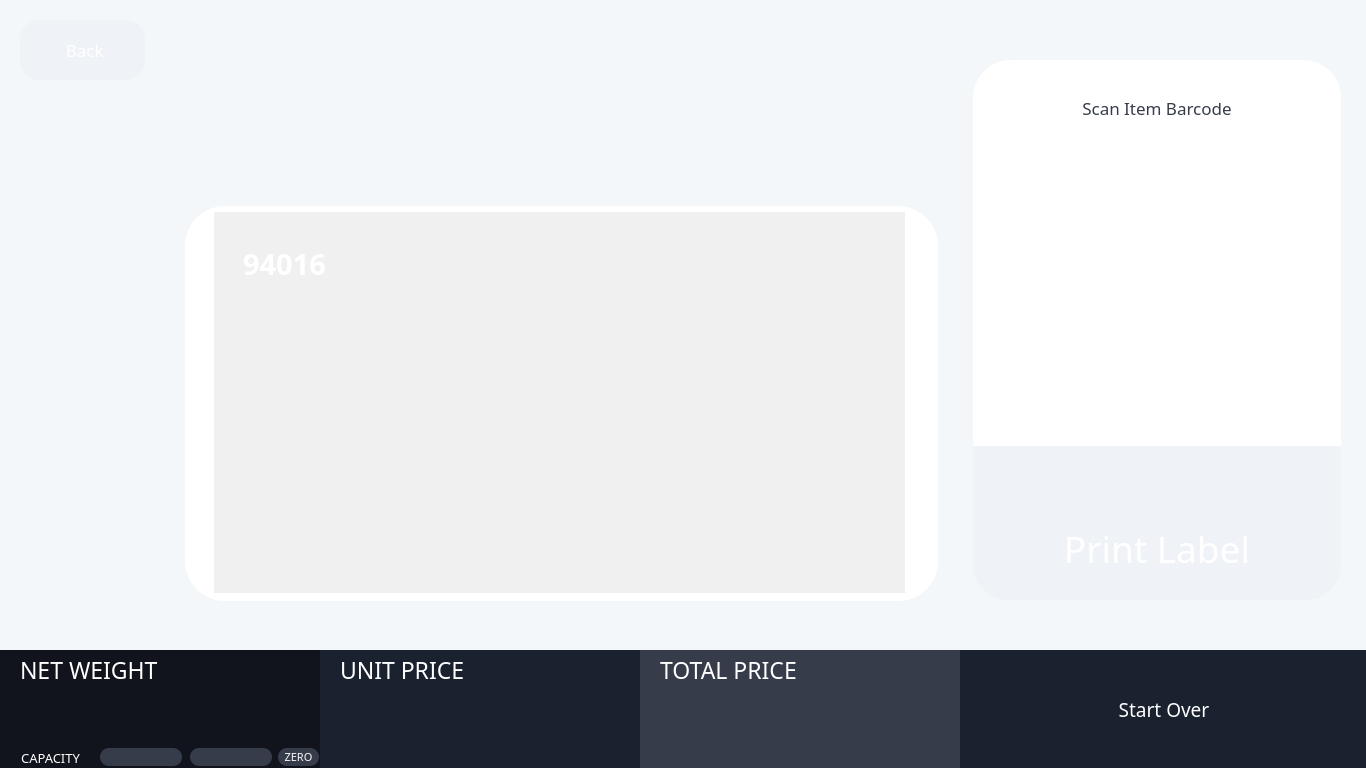
<?xml version="1.0" encoding="UTF-8"?>
<ui version="4.0">
 <class>selfserveRandomWeightG2</class>
 <widget class="QWidget" name="selfserveRandomWeightG2">
  <property name="geometry">
   <rect>
    <x>0</x>
    <y>0</y>
    <width>1366</width>
    <height>768</height>
   </rect>
  </property>
  <property name="sizePolicy">
   <sizepolicy hsizetype="Expanding" vsizetype="Expanding">
    <horstretch>0</horstretch>
    <verstretch>0</verstretch>
   </sizepolicy>
  </property>
  <property name="windowTitle">
   <string>Form</string>
  </property>
  <property name="styleSheet">
   <string notr="true">QWidget#selfserveRandomWeightG2
{
    background-color: rgb(244,247,250);
}</string>
  </property>
  <widget class="QWidget" name="screenContainer" native="true">
   <property name="geometry">
    <rect>
     <x>0</x>
     <y>0</y>
     <width>1366</width>
     <height>768</height>
    </rect>
   </property>
   <property name="styleSheet">
    <string notr="true">QWidget#screenContainer
{
    background-color: rgb(244,247,250);
}</string>
   </property>
   <widget class="QWidget" name="wgtMenuBar" native="true">
    <property name="geometry">
     <rect>
      <x>320</x>
      <y>650</y>
      <width>1046</width>
      <height>118</height>
     </rect>
    </property>
    <property name="sizePolicy">
     <sizepolicy hsizetype="Fixed" vsizetype="Fixed">
      <horstretch>0</horstretch>
      <verstretch>0</verstretch>
     </sizepolicy>
    </property>
    <property name="minimumSize">
     <size>
      <width>1046</width>
      <height>118</height>
     </size>
    </property>
    <property name="maximumSize">
     <size>
      <width>1046</width>
      <height>118</height>
     </size>
    </property>
    <property name="styleSheet">
     <string notr="true">background-color: rgb(25,34,46);</string>
    </property>
    <widget class="QPushButton" name="butStartOver">
     <property name="geometry">
      <rect>
       <x>662</x>
       <y>29</y>
       <width>364</width>
       <height>60</height>
      </rect>
     </property>
     <property name="minimumSize">
      <size>
       <width>364</width>
       <height>60</height>
      </size>
     </property>
     <property name="maximumSize">
      <size>
       <width>364</width>
       <height>60</height>
      </size>
     </property>
     <property name="font">
      <font>
       <family>Poppins SemiBold</family>
       <pointsize>14</pointsize>
      </font>
     </property>
     <property name="styleSheet">
      <string notr="true">QPushButton#butStartOver
{
	background:url(:/images/screens/dark_blue_large_blank.png);
    color: white;
    margin: 0 0 0 0;
    border-style: outset;
    border-radius: 0px;
    border-width: 0px;
}</string>
     </property>
     <property name="text">
      <string>Start Over</string>
     </property>
    </widget>
    <widget class="QWidget" name="wgtUnitPriceBox" native="true">
     <property name="geometry">
      <rect>
       <x>0</x>
       <y>0</y>
       <width>320</width>
       <height>118</height>
      </rect>
     </property>
     <property name="sizePolicy">
      <sizepolicy hsizetype="Fixed" vsizetype="Fixed">
       <horstretch>0</horstretch>
       <verstretch>0</verstretch>
      </sizepolicy>
     </property>
     <property name="minimumSize">
      <size>
       <width>320</width>
       <height>118</height>
      </size>
     </property>
     <property name="maximumSize">
      <size>
       <width>320</width>
       <height>118</height>
      </size>
     </property>
     <property name="styleSheet">
      <string notr="true">background-color: rgb(25,34,46);</string>
     </property>
     <widget class="QLabel" name="lblUnitPriceTitle">
      <property name="geometry">
       <rect>
        <x>20</x>
        <y>7</y>
        <width>211</width>
        <height>25</height>
       </rect>
      </property>
      <property name="font">
       <font>
        <family>Poppins Medium</family>
        <pointsize>17</pointsize>
       </font>
      </property>
      <property name="styleSheet">
       <string notr="true">color: white;</string>
      </property>
      <property name="text">
       <string>UNIT PRICE</string>
      </property>
      <property name="alignment">
       <set>Qt::AlignLeading|Qt::AlignLeft|Qt::AlignVCenter</set>
      </property>
     </widget>
     <widget class="QLabel" name="lblUnitPrice">
      <property name="geometry">
       <rect>
        <x>20</x>
        <y>36</y>
        <width>301</width>
        <height>61</height>
       </rect>
      </property>
      <property name="font">
       <font>
        <family>Poppins</family>
        <pointsize>42</pointsize>
        <weight>75</weight>
        <bold>true</bold>
        <kerning>true</kerning>
       </font>
      </property>
      <property name="styleSheet">
       <string notr="true">color: white;</string>
      </property>
      <property name="text">
       <string notr="true"/>
      </property>
      <property name="textFormat">
       <enum>Qt::AutoText</enum>
      </property>
      <property name="alignment">
       <set>Qt::AlignLeading|Qt::AlignLeft|Qt::AlignVCenter</set>
      </property>
     </widget>
    </widget>
    <widget class="QWidget" name="wgtTotalPriceBox" native="true">
     <property name="geometry">
      <rect>
       <x>320</x>
       <y>0</y>
       <width>320</width>
       <height>118</height>
      </rect>
     </property>
     <property name="sizePolicy">
      <sizepolicy hsizetype="Fixed" vsizetype="Fixed">
       <horstretch>0</horstretch>
       <verstretch>0</verstretch>
      </sizepolicy>
     </property>
     <property name="minimumSize">
      <size>
       <width>320</width>
       <height>118</height>
      </size>
     </property>
     <property name="maximumSize">
      <size>
       <width>320</width>
       <height>118</height>
      </size>
     </property>
     <property name="styleSheet">
      <string notr="true">background-color: rgb(55,60,75);</string>
     </property>
     <widget class="QLabel" name="lblTotalPriceTitle">
      <property name="geometry">
       <rect>
        <x>20</x>
        <y>7</y>
        <width>211</width>
        <height>25</height>
       </rect>
      </property>
      <property name="font">
       <font>
        <family>Poppins Medium</family>
        <pointsize>17</pointsize>
       </font>
      </property>
      <property name="styleSheet">
       <string notr="true">color: white;</string>
      </property>
      <property name="text">
       <string>TOTAL PRICE</string>
      </property>
      <property name="alignment">
       <set>Qt::AlignLeading|Qt::AlignLeft|Qt::AlignVCenter</set>
      </property>
     </widget>
     <widget class="QLabel" name="lblTotalPrice">
      <property name="geometry">
       <rect>
        <x>20</x>
        <y>36</y>
        <width>301</width>
        <height>61</height>
       </rect>
      </property>
      <property name="font">
       <font>
        <family>Poppins</family>
        <pointsize>42</pointsize>
        <weight>75</weight>
        <bold>true</bold>
        <kerning>true</kerning>
       </font>
      </property>
      <property name="styleSheet">
       <string notr="true">color: white;</string>
      </property>
      <property name="text">
       <string notr="true"/>
      </property>
      <property name="textFormat">
       <enum>Qt::AutoText</enum>
      </property>
      <property name="alignment">
       <set>Qt::AlignLeading|Qt::AlignLeft|Qt::AlignVCenter</set>
      </property>
     </widget>
    </widget>
   </widget>
   <widget class="QWidget" name="wgtWeightBox" native="true">
    <property name="geometry">
     <rect>
      <x>0</x>
      <y>650</y>
      <width>320</width>
      <height>118</height>
     </rect>
    </property>
    <property name="sizePolicy">
     <sizepolicy hsizetype="Fixed" vsizetype="Fixed">
      <horstretch>0</horstretch>
      <verstretch>0</verstretch>
     </sizepolicy>
    </property>
    <property name="minimumSize">
     <size>
      <width>320</width>
      <height>118</height>
     </size>
    </property>
    <property name="maximumSize">
     <size>
      <width>320</width>
      <height>118</height>
     </size>
    </property>
    <property name="styleSheet">
     <string notr="true">background-color: rgb(18,20,29);</string>
    </property>
    <widget class="QLabel" name="lblLowRange">
     <property name="geometry">
      <rect>
       <x>100</x>
       <y>98</y>
       <width>82</width>
       <height>18</height>
      </rect>
     </property>
     <property name="minimumSize">
      <size>
       <width>82</width>
       <height>18</height>
      </size>
     </property>
     <property name="maximumSize">
      <size>
       <width>82</width>
       <height>18</height>
      </size>
     </property>
     <property name="font">
      <font>
       <family>Poppins</family>
       <pointsize>8</pointsize>
      </font>
     </property>
     <property name="styleSheet">
      <string notr="true">background-color: rgb(55,60,75);
color: rgb(249,250,251);
border-radius: 9px;</string>
     </property>
     <property name="text">
      <string/>
     </property>
     <property name="alignment">
      <set>Qt::AlignCenter</set>
     </property>
    </widget>
    <widget class="QLabel" name="lblWeightTitle">
     <property name="geometry">
      <rect>
       <x>20</x>
       <y>7</y>
       <width>161</width>
       <height>25</height>
      </rect>
     </property>
     <property name="font">
      <font>
       <family>Poppins Medium</family>
       <pointsize>17</pointsize>
      </font>
     </property>
     <property name="styleSheet">
      <string notr="true">color: white;</string>
     </property>
     <property name="text">
      <string>NET WEIGHT</string>
     </property>
     <property name="alignment">
      <set>Qt::AlignLeading|Qt::AlignLeft|Qt::AlignVCenter</set>
     </property>
    </widget>
    <widget class="QLabel" name="lblCapacity">
     <property name="geometry">
      <rect>
       <x>0</x>
       <y>98</y>
       <width>101</width>
       <height>20</height>
      </rect>
     </property>
     <property name="font">
      <font>
       <family>Poppins</family>
       <pointsize>10</pointsize>
      </font>
     </property>
     <property name="styleSheet">
      <string notr="true">color: white;</string>
     </property>
     <property name="text">
      <string>CAPACITY</string>
     </property>
     <property name="alignment">
      <set>Qt::AlignCenter</set>
     </property>
    </widget>
    <widget class="QLabel" name="lblWeight">
     <property name="geometry">
      <rect>
       <x>20</x>
       <y>36</y>
       <width>301</width>
       <height>61</height>
      </rect>
     </property>
     <property name="font">
      <font>
       <family>Poppins</family>
       <pointsize>42</pointsize>
       <weight>75</weight>
       <bold>true</bold>
       <kerning>true</kerning>
      </font>
     </property>
     <property name="styleSheet">
      <string notr="true">color: white;</string>
     </property>
     <property name="text">
      <string notr="true"/>
     </property>
     <property name="textFormat">
      <enum>Qt::AutoText</enum>
     </property>
     <property name="alignment">
      <set>Qt::AlignLeading|Qt::AlignLeft|Qt::AlignVCenter</set>
     </property>
    </widget>
    <widget class="QLabel" name="lblHighRange">
     <property name="geometry">
      <rect>
       <x>190</x>
       <y>98</y>
       <width>82</width>
       <height>18</height>
      </rect>
     </property>
     <property name="minimumSize">
      <size>
       <width>82</width>
       <height>18</height>
      </size>
     </property>
     <property name="maximumSize">
      <size>
       <width>82</width>
       <height>18</height>
      </size>
     </property>
     <property name="font">
      <font>
       <family>Poppins</family>
       <pointsize>8</pointsize>
      </font>
     </property>
     <property name="styleSheet">
      <string notr="true">border-radius: 9px;
background-color: rgb(55,60,75);
color: rgb(249,250,251);</string>
     </property>
     <property name="text">
      <string/>
     </property>
     <property name="alignment">
      <set>Qt::AlignCenter</set>
     </property>
    </widget>
    <widget class="QLabel" name="lblZero">
     <property name="geometry">
      <rect>
       <x>278</x>
       <y>98</y>
       <width>41</width>
       <height>18</height>
      </rect>
     </property>
     <property name="minimumSize">
      <size>
       <width>41</width>
       <height>18</height>
      </size>
     </property>
     <property name="maximumSize">
      <size>
       <width>41</width>
       <height>18</height>
      </size>
     </property>
     <property name="font">
      <font>
       <family>Poppins</family>
       <pointsize>8</pointsize>
      </font>
     </property>
     <property name="styleSheet">
      <string notr="true">border-radius: 9px;
background-color: rgb(55,60,75);
color: rgb(249,250,251);</string>
     </property>
     <property name="text">
      <string>ZERO</string>
     </property>
     <property name="alignment">
      <set>Qt::AlignCenter</set>
     </property>
    </widget>
    <zorder>lblWeightTitle</zorder>
    <zorder>lblCapacity</zorder>
    <zorder>lblWeight</zorder>
    <zorder>lblHighRange</zorder>
    <zorder>lblZero</zorder>
    <zorder>lblLowRange</zorder>
   </widget>
   <widget class="QWidget" name="wgtPluData" native="true">
    <property name="geometry">
     <rect>
      <x>185</x>
      <y>206</y>
      <width>753</width>
      <height>395</height>
     </rect>
    </property>
    <property name="minimumSize">
     <size>
      <width>753</width>
      <height>395</height>
     </size>
    </property>
    <property name="maximumSize">
     <size>
      <width>753</width>
      <height>450</height>
     </size>
    </property>
    <property name="autoFillBackground">
     <bool>false</bool>
    </property>
    <property name="styleSheet">
     <string notr="true">QWidget#wgtPluData
{
    background-color: rgb(255,255,255);
    color: rgb(25,34,46);
    border-style: solid;
    border-radius: 40px;
}</string>
    </property>
    <widget class="selfServiceItemImage" name="expandedTextArea" native="true">
     <property name="geometry">
      <rect>
       <x>29</x>
       <y>6</y>
       <width>691</width>
       <height>381</height>
      </rect>
     </property>
     <property name="sizePolicy">
      <sizepolicy hsizetype="Expanding" vsizetype="Expanding">
       <horstretch>0</horstretch>
       <verstretch>0</verstretch>
      </sizepolicy>
     </property>
     <property name="palette">
      <palette>
       <active>
        <colorrole role="Base">
         <brush brushstyle="SolidPattern">
          <color alpha="255">
           <red>255</red>
           <green>255</green>
           <blue>255</blue>
          </color>
         </brush>
        </colorrole>
        <colorrole role="Window">
         <brush brushstyle="SolidPattern">
          <color alpha="255">
           <red>240</red>
           <green>240</green>
           <blue>240</blue>
          </color>
         </brush>
        </colorrole>
       </active>
       <inactive>
        <colorrole role="Base">
         <brush brushstyle="SolidPattern">
          <color alpha="255">
           <red>255</red>
           <green>255</green>
           <blue>255</blue>
          </color>
         </brush>
        </colorrole>
        <colorrole role="Window">
         <brush brushstyle="SolidPattern">
          <color alpha="255">
           <red>240</red>
           <green>240</green>
           <blue>240</blue>
          </color>
         </brush>
        </colorrole>
       </inactive>
       <disabled>
        <colorrole role="Base">
         <brush brushstyle="SolidPattern">
          <color alpha="255">
           <red>240</red>
           <green>240</green>
           <blue>240</blue>
          </color>
         </brush>
        </colorrole>
        <colorrole role="Window">
         <brush brushstyle="SolidPattern">
          <color alpha="255">
           <red>240</red>
           <green>240</green>
           <blue>240</blue>
          </color>
         </brush>
        </colorrole>
       </disabled>
      </palette>
     </property>
     <property name="autoFillBackground">
      <bool>true</bool>
     </property>
     <property name="styleSheet">
      <string notr="true">/*background-color:rgb(255,255,255); */</string>
     </property>
    </widget>
    <widget class="QLabel" name="lblPluNum">
     <property name="geometry">
      <rect>
       <x>28</x>
       <y>28</y>
       <width>143</width>
       <height>60</height>
      </rect>
     </property>
     <property name="minimumSize">
      <size>
       <width>143</width>
       <height>60</height>
      </size>
     </property>
     <property name="maximumSize">
      <size>
       <width>143</width>
       <height>60</height>
      </size>
     </property>
     <property name="font">
      <font>
       <family>Poppins</family>
       <pointsize>22</pointsize>
       <weight>75</weight>
       <bold>true</bold>
      </font>
     </property>
     <property name="styleSheet">
      <string notr="true">QLabel#lblPluNum
{
    /*background-color: rgb(183,186,190);*/
    background:url(:/images/screens/plu_num.png);
    color: rgb(255,255,255);
    border-style: solid;
    border-radius: 15px;
    border-width: 0px;
}</string>
     </property>
     <property name="text">
      <string notr="true">94016</string>
     </property>
     <property name="alignment">
      <set>Qt::AlignCenter</set>
     </property>
    </widget>
   </widget>
   <widget class="QWidget" name="wgtScanAndPrint" native="true">
    <property name="geometry">
     <rect>
      <x>973</x>
      <y>60</y>
      <width>368</width>
      <height>540</height>
     </rect>
    </property>
    <property name="minimumSize">
     <size>
      <width>368</width>
      <height>540</height>
     </size>
    </property>
    <property name="maximumSize">
     <size>
      <width>368</width>
      <height>540</height>
     </size>
    </property>
    <property name="autoFillBackground">
     <bool>false</bool>
    </property>
    <property name="styleSheet">
     <string notr="true">QWidget#wgtScanAndPrint
{
    background-color: rgb(255,255,255);
    color: rgb(25,34,46);
    border-style: solid;
    border-radius: 38px;
    /*border-width: 1px;*/
    /*border-color: rgb(255,0,0);*/
}</string>
    </property>
    <widget class="QPushButton" name="butPrint">
     <property name="geometry">
      <rect>
       <x>0</x>
       <y>386</y>
       <width>368</width>
       <height>154</height>
      </rect>
     </property>
     <property name="minimumSize">
      <size>
       <width>368</width>
       <height>154</height>
      </size>
     </property>
     <property name="maximumSize">
      <size>
       <width>368</width>
       <height>154</height>
      </size>
     </property>
     <property name="font">
      <font>
       <family>Poppins Medium</family>
       <pointsize>28</pointsize>
       <weight>50</weight>
       <bold>false</bold>
      </font>
     </property>
     <property name="styleSheet">
      <string notr="true">QPushButton#butPrint
{
	background:url(:/images/screens/print-label-bttn.png);
    background-color: rgb(239,242,246);
    color: rgb(255,255,255);
    border-style: solid;
    border-radius: 0px;
    border-width: 0px;
    /*border-radius: 0px; */
    border-top-left-radius: 0px;
    border-top-right-radius: 0px;
    border-bottom-left-radius: 35px;
    border-bottom-right-radius: 35px;
}</string>
     </property>
     <property name="text">
      <string>
Print Label</string>
     </property>
    </widget>
    <widget class="QLabel" name="lblScanItem">
     <property name="geometry">
      <rect>
       <x>5</x>
       <y>35</y>
       <width>358</width>
       <height>26</height>
      </rect>
     </property>
     <property name="font">
      <font>
       <family>Poppins</family>
       <pointsize>13</pointsize>
      </font>
     </property>
     <property name="styleSheet">
      <string notr="true">QLabel#lblScanItem
{
    color: rgb(55,60,75);
    background-color:rgb(255,255,255);
}</string>
     </property>
     <property name="text">
      <string>Scan Item Barcode</string>
     </property>
     <property name="alignment">
      <set>Qt::AlignCenter</set>
     </property>
    </widget>
    <widget class="QWidget" name="barcodeOnly" native="true">
     <property name="geometry">
      <rect>
       <x>30</x>
       <y>100</y>
       <width>308</width>
       <height>240</height>
      </rect>
     </property>
     <property name="sizePolicy">
      <sizepolicy hsizetype="Expanding" vsizetype="Preferred">
       <horstretch>0</horstretch>
       <verstretch>0</verstretch>
      </sizepolicy>
     </property>
     <property name="minimumSize">
      <size>
       <width>308</width>
       <height>240</height>
      </size>
     </property>
     <property name="maximumSize">
      <size>
       <width>308</width>
       <height>240</height>
      </size>
     </property>
     <property name="autoFillBackground">
      <bool>false</bool>
     </property>
     <property name="styleSheet">
      <string notr="true">QWidget#barcodeOnly
{
    /* border-radius: 10px; */
    /* border: 3px solid rgb(0,0,0); */
}
</string>
     </property>
     <layout class="QHBoxLayout" name="horizontalLayout_5">
      <property name="spacing">
       <number>0</number>
      </property>
      <property name="leftMargin">
       <number>0</number>
      </property>
      <property name="topMargin">
       <number>0</number>
      </property>
      <property name="rightMargin">
       <number>0</number>
      </property>
      <property name="bottomMargin">
       <number>0</number>
      </property>
     </layout>
    </widget>
   </widget>
   <widget class="QLabel" name="lblDescription">
    <property name="geometry">
     <rect>
      <x>185</x>
      <y>20</y>
      <width>753</width>
      <height>156</height>
     </rect>
    </property>
    <property name="minimumSize">
     <size>
      <width>753</width>
      <height>156</height>
     </size>
    </property>
    <property name="maximumSize">
     <size>
      <width>753</width>
      <height>156</height>
     </size>
    </property>
    <property name="font">
     <font>
      <family>Poppins</family>
      <pointsize>38</pointsize>
      <weight>75</weight>
      <bold>true</bold>
      <kerning>true</kerning>
     </font>
    </property>
    <property name="styleSheet">
     <string notr="true"/>
    </property>
    <property name="text">
     <string/>
    </property>
    <property name="textFormat">
     <enum>Qt::PlainText</enum>
    </property>
    <property name="alignment">
     <set>Qt::AlignLeading|Qt::AlignLeft|Qt::AlignTop</set>
    </property>
    <property name="wordWrap">
     <bool>true</bool>
    </property>
    <property name="margin">
     <number>0</number>
    </property>
   </widget>
   <widget class="QPushButton" name="butBack">
    <property name="geometry">
     <rect>
      <x>20</x>
      <y>20</y>
      <width>125</width>
      <height>60</height>
     </rect>
    </property>
    <property name="minimumSize">
     <size>
      <width>125</width>
      <height>60</height>
     </size>
    </property>
    <property name="maximumSize">
     <size>
      <width>125</width>
      <height>60</height>
     </size>
    </property>
    <property name="font">
     <font>
      <family>Poppins SemiBold</family>
      <pointsize>13</pointsize>
      <weight>50</weight>
      <bold>false</bold>
     </font>
    </property>
    <property name="styleSheet">
     <string notr="true">QPushButton#butBack
{
	background:url(:/images/screens/back-bttn.png);
    background-color: rgb(239,242,246);
    color: rgb(255,255,255);
    border-style: solid;
    border-radius: 19px;
    border-width: 0px;
}</string>
    </property>
    <property name="text">
     <string> Back</string>
    </property>
   </widget>
  </widget>
 </widget>
 <customwidgets>
  <customwidget>
   <class>selfServiceItemImage</class>
   <extends>QWidget</extends>
   <header>selfservice/selfserviceitemimage.h</header>
   <container>1</container>
  </customwidget>
 </customwidgets>
 <resources/>
 <connections/>
</ui>
